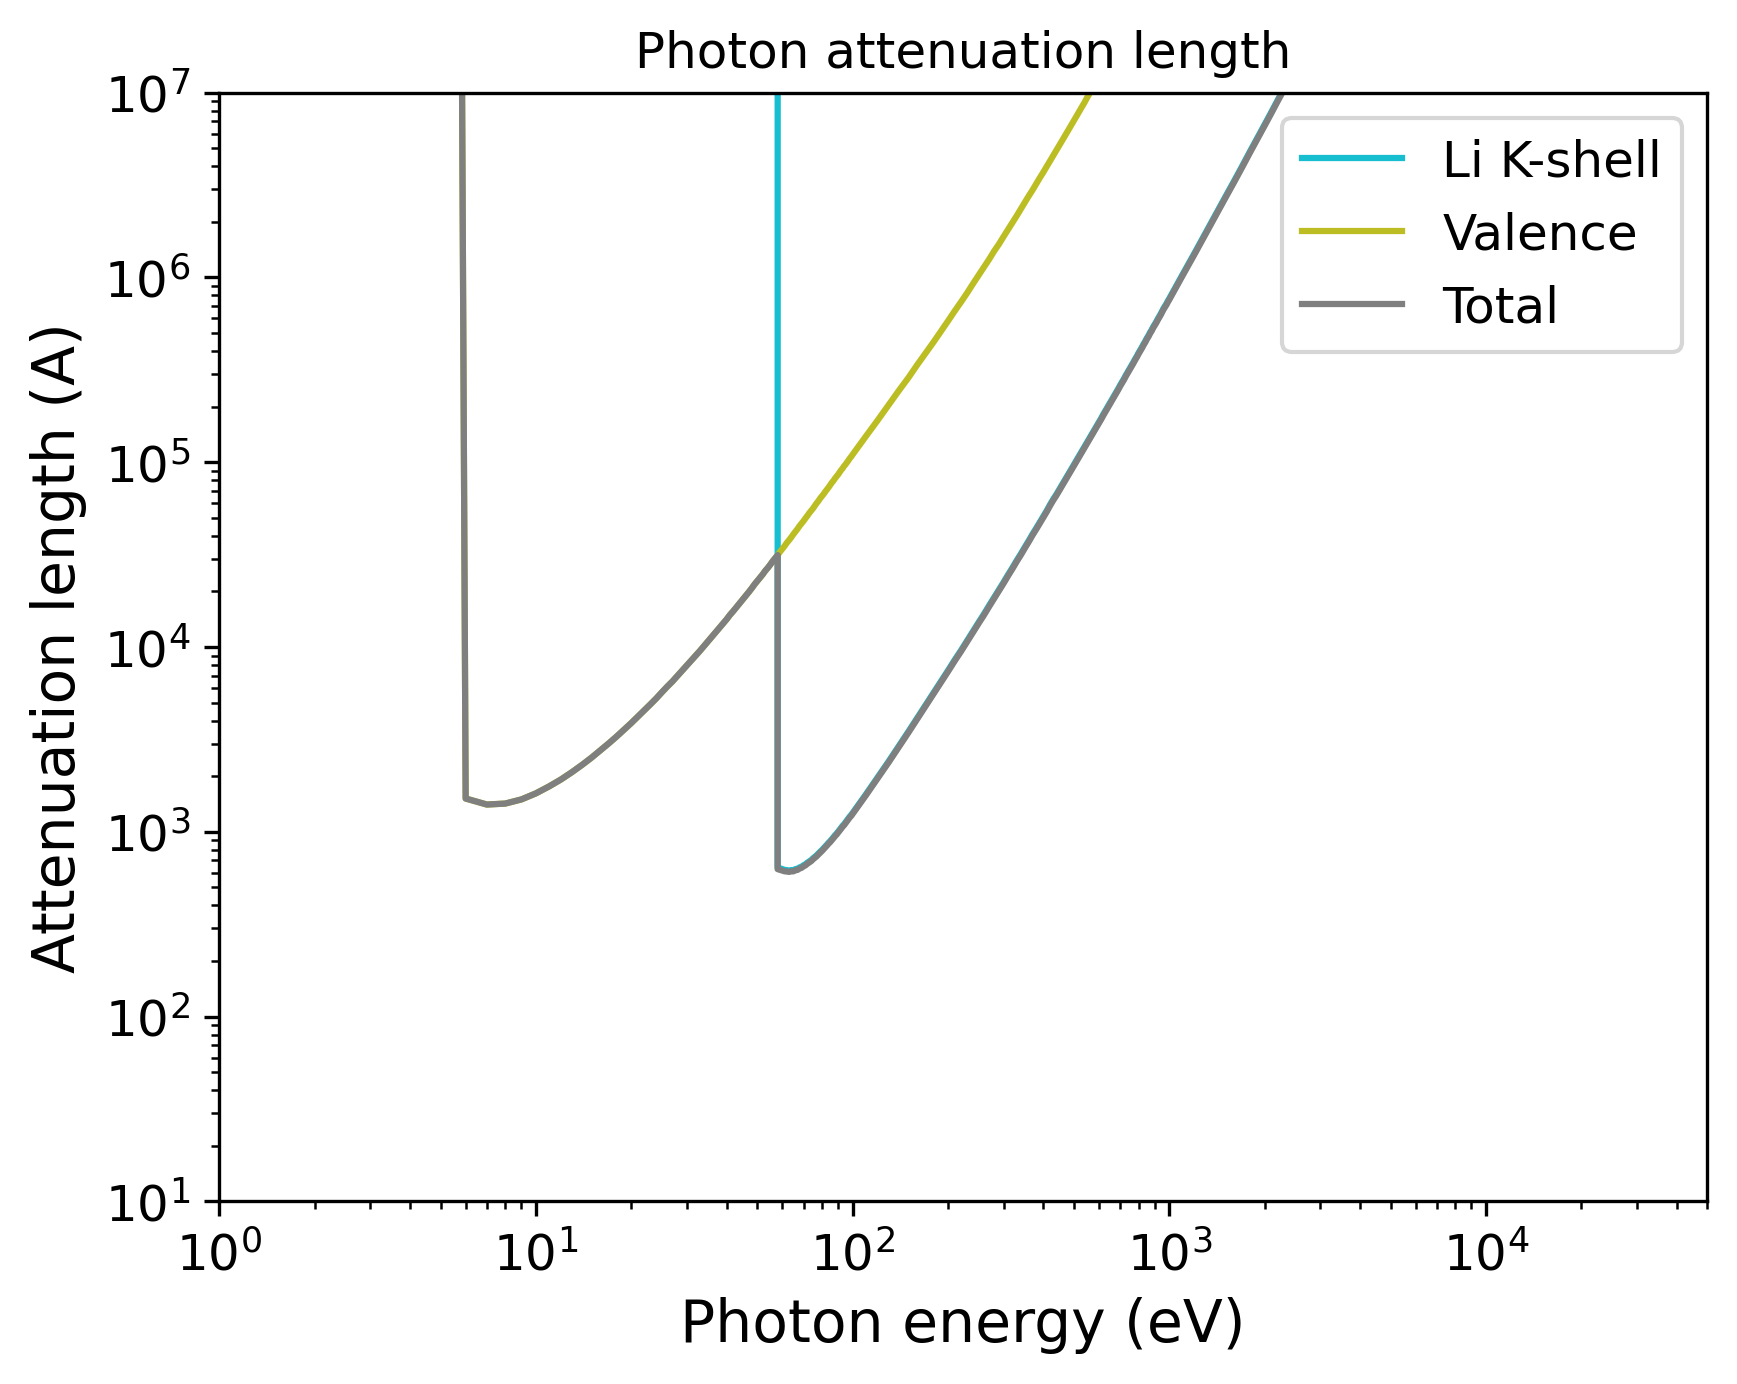

Source code (Python):
import pandas as pd
import numpy as np
import matplotlib.pyplot as plt
import matplotlib.cm as cm
# Set the format:
plt.xlabel("Photon energy (eV)", fontsize=14)
plt.ylabel("Attenuation length (A)", fontsize=14)
plt.xticks(fontsize=12)
plt.yticks(fontsize=12)
plt.grid(False)
# Set the axes:
# Read the output file:
df = pd.read_csv(r"OUTPUT_Li_Photon_IMFP.dat", sep=r'\s+', header=None, comment="#", skipinitialspace=True)
plt.xscale("log")
plt.yscale("log")
# Prepare the plot:
columns_to_plot = [ 1, 2, 3]
labels = [ "Li K-shell", "Valence", "Total"]
# Create N distinct colors from a colormap
N = len(columns_to_plot)
colors = plt.cm.tab10(np.linspace(1, 0, 10))
# Set line styles:
linestyles = [ "-", "-", "-"]
for i, col in enumerate(columns_to_plot):
    color = colors[i % len(colors)]
    ls    = linestyles[i % len(linestyles)]
    label = labels[i % len(labels)]
    plt.plot(df.iloc[:, 0], df.iloc[:, col],
    color=color,
    label=label,
    linestyle=ls)
plt.xlim(1.00000000,50000.00000000)
plt.ylim(10.00000000,10000000.00000000)
plt.title("Photon attenuation length")
plt.legend(loc="best", fontsize=12)
# Save the plot in this format:
plt.savefig("OUTPUT_MFP_photon.png", dpi=300, bbox_inches="tight")
